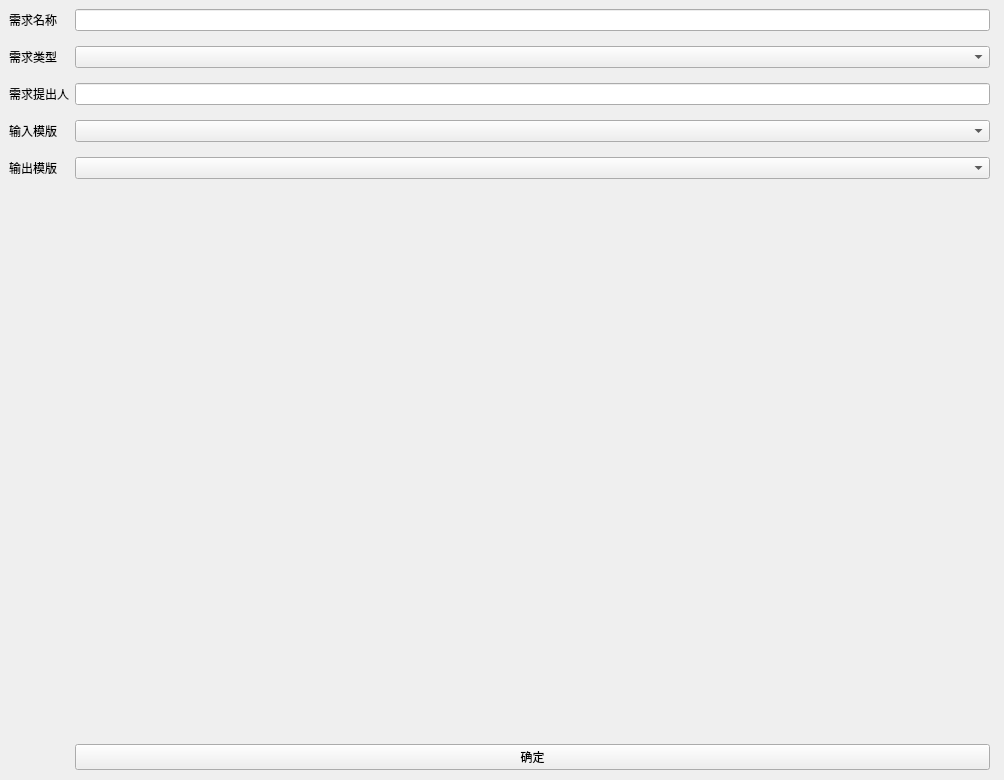
<?xml version="1.0" encoding="UTF-8"?>
<ui version="4.0">
 <class>create_xq</class>
 <widget class="QWidget" name="create_xq">
  <property name="geometry">
   <rect>
    <x>0</x>
    <y>0</y>
    <width>1004</width>
    <height>780</height>
   </rect>
  </property>
  <property name="windowTitle">
   <string>创建需求</string>
  </property>
  <widget class="QWidget" name="verticalLayoutWidget">
   <property name="geometry">
    <rect>
     <x>9</x>
     <y>9</y>
     <width>981</width>
     <height>761</height>
    </rect>
   </property>
   <layout class="QVBoxLayout" name="verticalLayout">
    <item>
     <layout class="QFormLayout" name="formLayout">
      <property name="verticalSpacing">
       <number>15</number>
      </property>
      <item row="0" column="0">
       <widget class="QLabel" name="label">
        <property name="text">
         <string>需求名称</string>
        </property>
       </widget>
      </item>
      <item row="1" column="0">
       <widget class="QLabel" name="label_2">
        <property name="text">
         <string>需求类型</string>
        </property>
       </widget>
      </item>
      <item row="1" column="1">
       <widget class="QComboBox" name="comboBox"/>
      </item>
      <item row="2" column="0">
       <widget class="QLabel" name="label_3">
        <property name="text">
         <string>需求提出人</string>
        </property>
       </widget>
      </item>
      <item row="2" column="1">
       <widget class="QLineEdit" name="lineEdit_2"/>
      </item>
      <item row="3" column="0">
       <widget class="QLabel" name="label_4">
        <property name="text">
         <string>输入模版</string>
        </property>
       </widget>
      </item>
      <item row="3" column="1">
       <widget class="QComboBox" name="comboBox_2"/>
      </item>
      <item row="4" column="0">
       <widget class="QLabel" name="label_5">
        <property name="text">
         <string>输出模版</string>
        </property>
       </widget>
      </item>
      <item row="4" column="1">
       <widget class="QComboBox" name="comboBox_3"/>
      </item>
      <item row="5" column="1">
       <spacer name="verticalSpacer">
        <property name="orientation">
         <enum>Qt::Vertical</enum>
        </property>
        <property name="sizeHint" stdset="0">
         <size>
          <width>20</width>
          <height>40</height>
         </size>
        </property>
       </spacer>
      </item>
      <item row="6" column="1">
       <widget class="QPushButton" name="pushButton">
        <property name="text">
         <string>确定</string>
        </property>
       </widget>
      </item>
      <item row="0" column="1">
       <widget class="QLineEdit" name="lineEdit"/>
      </item>
     </layout>
    </item>
   </layout>
  </widget>
 </widget>
 <resources/>
 <connections/>
</ui>
